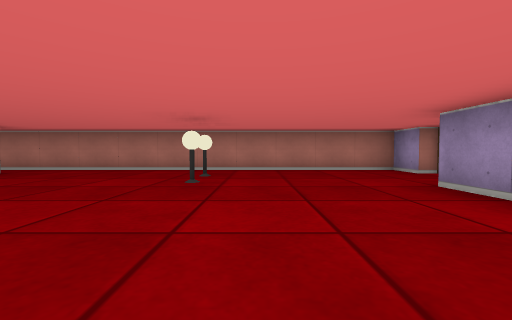
[1] (above)

14 first-person views from a walk through a cub3D maze. The camera is about half as high as the walls, tilts 2° down and sees 90° across. The floor is counted in squares. Each view is taken from the middle of a square. On the plan, view 1 faces up. The plan holds only what a view shows up to about 9 squares ahead; the rest is blank.

[2]
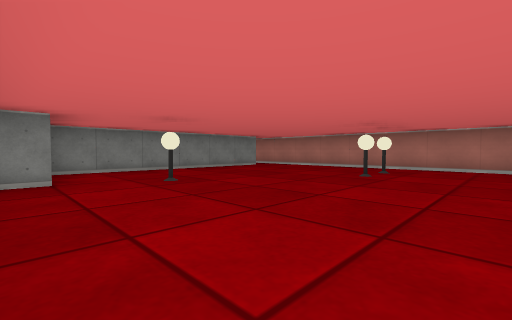

[3]
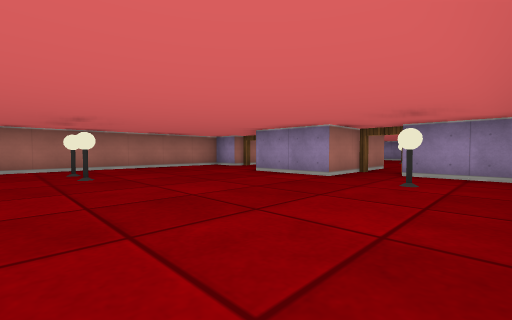

[4]
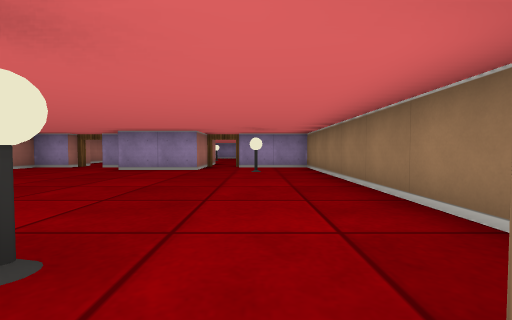

[5]
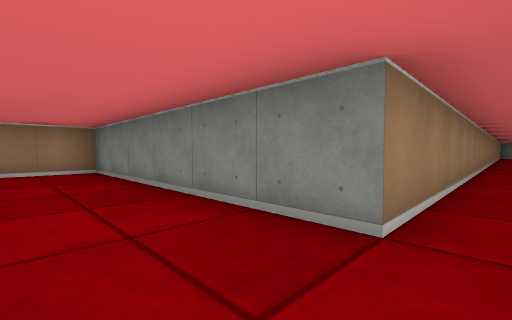

[6]
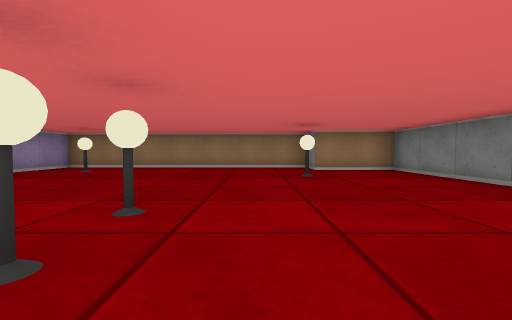

[7]
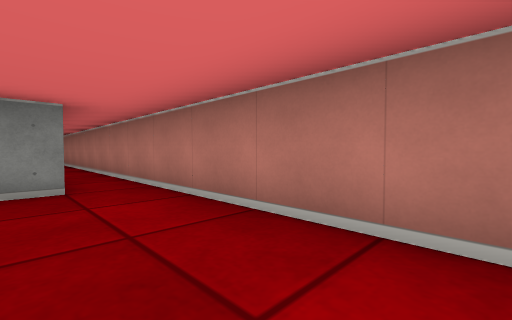

[8]
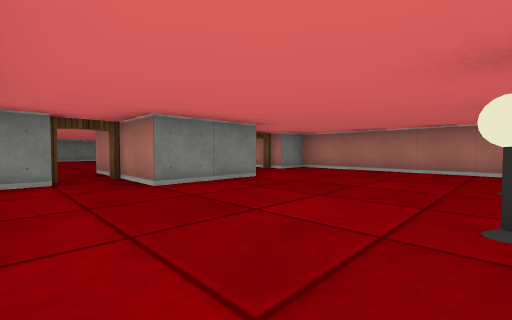

[9]
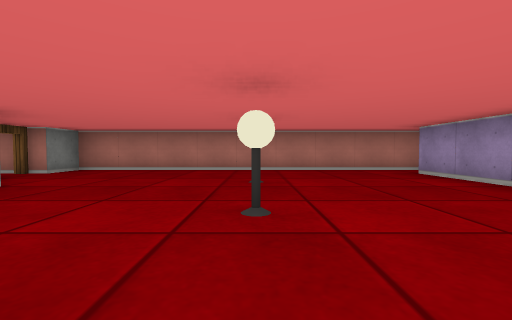

[10]
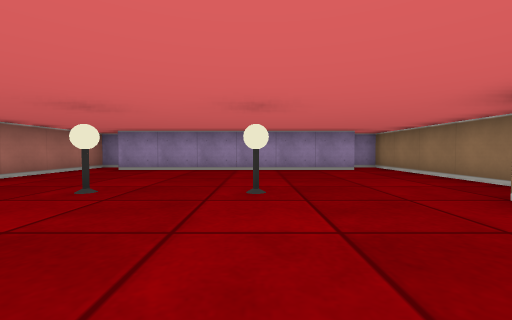

[11]
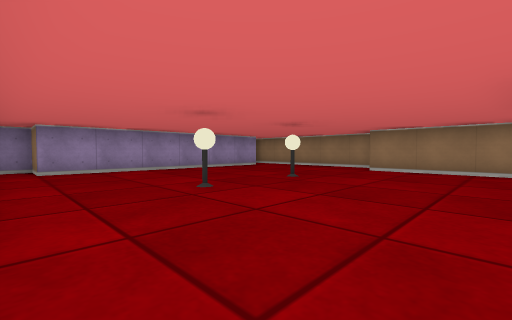

[12]
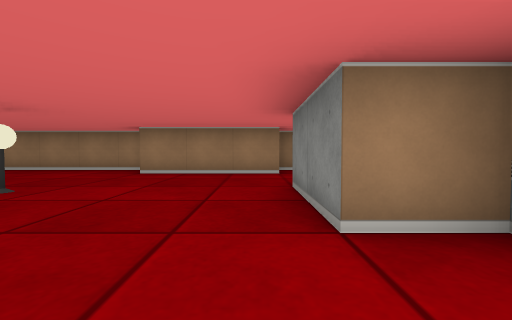

[13]
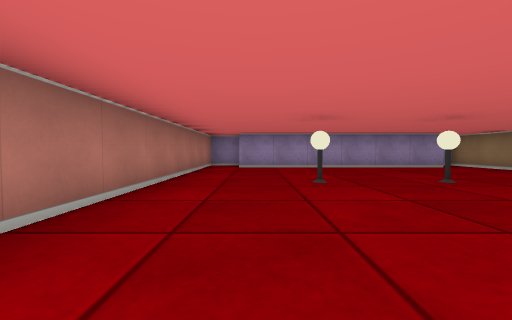

[14]
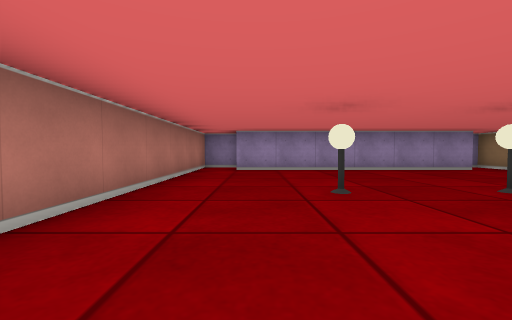

### Floor plan
Points are (right, up) in squares from view 1. A wall is a line through its corners. A room is listed if a view was taken in it or the views show most of it. See-through windows are left out.
Room 1 (views 1, 2, 3, 4, 5, 6, 7)
walls: (-3.5, -1.5) (3.5, -1.5) (3.5, 0.5); (3.5, 4) (3.5, 4.5); (3.5, 5.5) (3.5, 6.5) (-12.5, 6.5); (4, 1.5) (2.5, 1.5) (2.5, 3.5); (-16.2, 5.5) (-5.5, 5.5) (-5.5, -0.5) (-3.5, -0.5) (-3.5, -1.2)
ways out: open door at (4, 1) to room 2; open door at (4, 5) to room 2
objects: lamp (-3, 1); lamp (-1, 4); lamp (-1, 5); lamp (2, 0)
Room 2 (views 8, 9, 10, 11, 12, 13, 14)
walls: (8.9, -1.5) (13.5, -1.5) (13.5, -0.9); (4.4, 3.5) (5.5, 3.5) (5.5, 1.5) (4, 1.5); (5.4, -0.5) (8.5, -0.5); (12.5, -0.6) (12.5, 5.5) (13.5, 5.5) (13.5, 6.5) (4.5, 6.5) (4.5, 5.5); (4.5, 0.6) (4.5, -0.1); (5, -1.5) (5.5, -1.5)
ways out: open door at (4, 1) to room 1; open door at (4, 5) to room 1
objects: lamp (9, 2); lamp (9, 4)

Where each view was taken, in squares from view 1:
view 1: 0 up, 0 right, facing up
view 2: 1 down, 1 right, facing up-left
view 3: 1 down, 2 left, facing up-right
view 4: 0 up, 4 left, facing right
view 5: 6 up, 4 left, facing down-left
view 6: 6 up, 2 left, facing down
view 7: 5 up, 2 left, facing up-left
view 8: 0 up, 9 right, facing up-left
view 9: 0 up, 9 right, facing up
view 10: 2 up, 6 right, facing right
view 11: 6 up, 6 right, facing down-right
view 12: 5 up, 6 right, facing down
view 13: 5 up, 5 right, facing right
view 14: 5 up, 6 right, facing right
